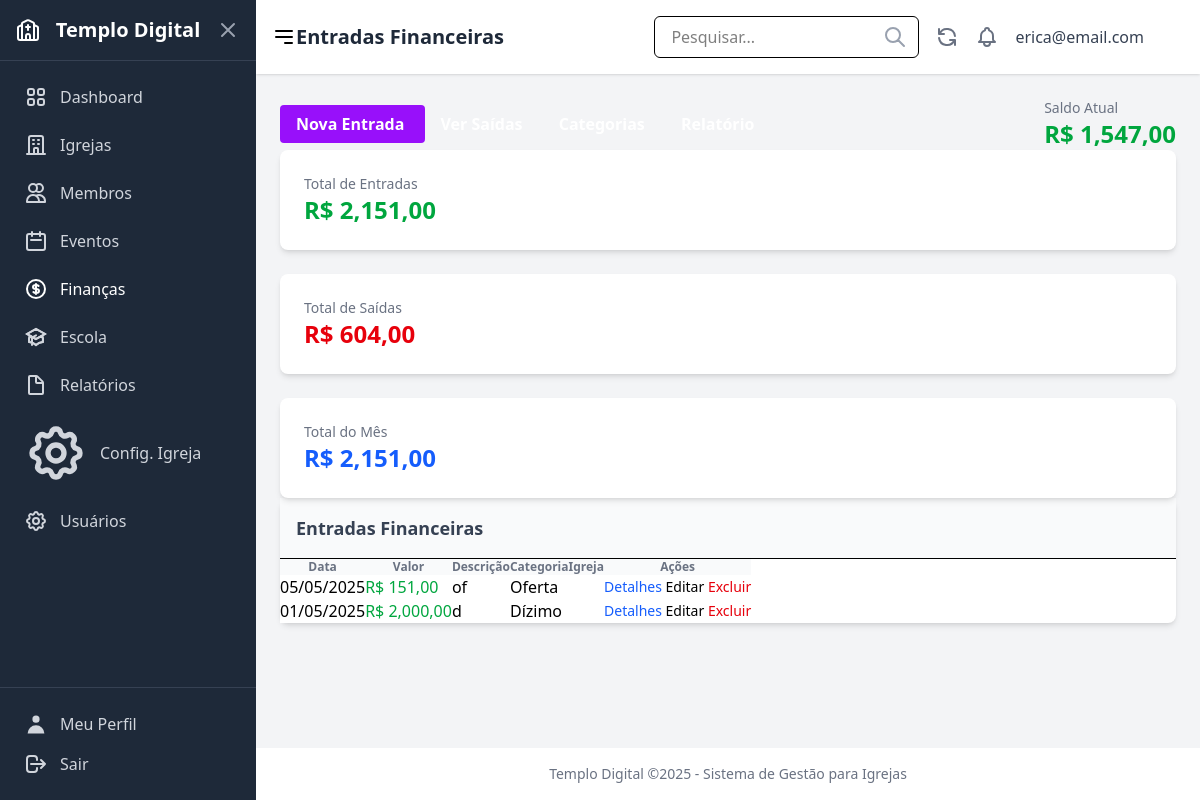
/financas/entradas/ (signed in), run on an earlier commit of the app's database.
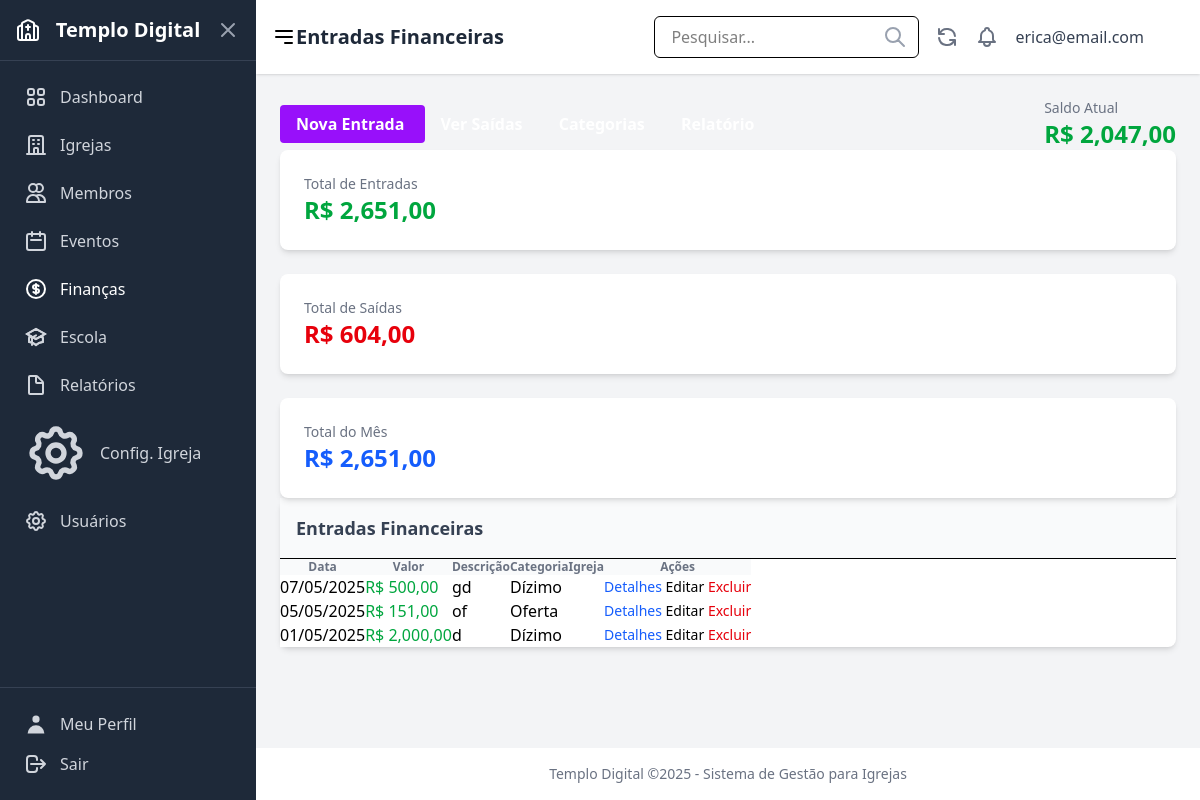
And on a later commit of the database.
### users/models.py (models this page shows, shortened)
class CustomUser(AbstractUser):
    ROLE_CHOICES = [
        ('admin', 'Administrador'),
        ('pastor', 'Pastor'),
        ('secretario', 'Secretário'),
        ('tesoureiro', 'Tesoureiro'),
        ('lider', 'Líder'),
        ('membro', 'Membro'),
    ]
    role = models.CharField(
        _('Função'),
        max_length=20,
        choices=ROLE_CHOICES,
        default='membro',
        help_text=_('Define o nível de permissão do usuário no sistema')
    )
    phone = models.CharField(
        _('Telefone'),
        max_length=20,
        blank=True,
        null=True
    )
    address = models.TextField(
        _('Endereço'),
        blank=True,
        null=True
    )
    profile_image = models.ImageField(
        _('Imagem de Perfil'),
        upload_to='profile_images/',
        blank=True,
        null=True
    )
    class Meta:
        verbose_name = _('Usuário')
        verbose_name_plural = _('Usuários')

### finances/models.py (models this page shows, shortened)
class Income(models.Model):
    PAYMENT_METHOD_CHOICES = [
        ('dinheiro', 'Dinheiro'),
        ('pix', 'PIX'),
        ('cartao', 'Cartão'),
        ('transferencia', 'Transferência'),
        ('cheque', 'Cheque'),
        ('outro', 'Outro'),
    ]
    date = models.DateField(verbose_name="Data")
    amount = models.DecimalField(max_digits=10, decimal_places=2, verbose_name="Valor")
    description = models.CharField(max_length=255, verbose_name="Descrição")
    category = models.ForeignKey(Category, on_delete=models.PROTECT, verbose_name="Categoria")
    church = models.ForeignKey(Church, on_delete=models.CASCADE, verbose_name="Igreja")
    member = models.ForeignKey(Member, on_delete=models.SET_NULL, null=True, blank=True, verbose_name="Membro")
    payment_method = models.CharField(max_length=15, choices=PAYMENT_METHOD_CHOICES, default='dinheiro', verbose_name="Forma de Pagamento")
    receipt = models.FileField(upload_to='comprovantes/entradas/', null=True, blank=True, verbose_name="Comprovante")
    created_at = models.DateTimeField(auto_now_add=True, verbose_name="Criado em")
    updated_at = models.DateTimeField(auto_now=True, verbose_name="Atualizado em")
    class Meta:
        verbose_name = "Entrada"
        verbose_name_plural = "Entradas"
        ordering = ['-date']

class Category(models.Model):
    TYPE_CHOICES = [
        ('entrada', 'Entrada'),
        ('saida', 'Saída'),
        ('ambos', 'Ambos'),
    ]
    name = models.CharField(max_length=100, verbose_name="Nome")
    category_type = models.CharField(max_length=10, choices=TYPE_CHOICES, default='ambos', verbose_name="Tipo")
    description = models.TextField(blank=True, null=True, verbose_name="Descrição")
    class Meta:
        verbose_name = "Categoria"
        verbose_name_plural = "Categorias"
        ordering = ['name']

### finances/views.py (the view)
# urls.py: path('entradas/', views.income_list, name='income_list'),
@login_required
def income_list(request):
    incomes = Income.objects.all().order_by('-date')
    total_incomes = Income.objects.aggregate(total=Sum('amount'))['total'] or 0
    total_expenses = Expense.objects.aggregate(total=Sum('amount'))['total'] or 0
    balance = total_incomes - total_expenses
    today = timezone.now().date()
    first_day_month = today.replace(day=1)
    incomes_month = Income.objects.filter(date__gte=first_day_month, date__lte=today)
    total_month_income = sum(income.amount for income in incomes_month)
    return render(request, 'finances/income_list.html', {
        "incomes": incomes,
        "total_incomes": total_incomes,
        "total_expenses": total_expenses,
        "balance": balance,
        "total_month_income": total_month_income,
        "active_menu": "finances",
    })

### finances/templates/finances/income_list.html (shortened to what this page needs)
{% extends 'core/base.html' %}
{% load static %}
{% load humanize %}
{% block page_title %}Entradas Financeiras{% endblock %}
{% block content %}
<div class="mb-6 flex justify-between items-center">
    <div>
        <a href="{% url 'finances:income_create' %}" class="bg-purple-600 hover:bg-purple-700 text-white font-bold py-2 px-4 rounded">
            Nova Entrada
        </a>
        <a href="{% url 'finances:expense_list' %}" class="ml-2 bg-gray-500 hover:bg-gray-600 text-white font-bold py-2 px-4 rounded">
        </a>
        <a href="{% url 'finances:category_list' %}" class="ml-2 bg-gray-500 hover:bg-gray-600 text-white font-bold py-2 px-4 rounded">
        </a>
        <a href="{% url 'finances:report_finance' %}" class="ml-2 bg-gray-500 hover:bg-gray-600 text-white font-bold py-2 px-4 rounded">
        </a>
    </div>
    <div class="text-right">
        <p class="text-sm text-gray-500">Saldo Atual</p>
        <p class="text-2xl font-bold {% if balance >= 0 %}text-green-600{% else %}text-red-600{% endif %}">
            R$ {{ balance|floatformat:2|intcomma }}
        </p>
    </div>
</div>
<div class="grid grid-cols-1 md:grid-cols-3 gap-6 mb-6">
    <div class="bg-white rounded-lg shadow-md p-6 border-l-4 border-green-500">
        <p class="text-sm text-gray-500 mb-1">Total de Entradas</p>
        <p class="text-2xl font-bold text-green-600">R$ {{ total_incomes|floatformat:2|intcomma }}</p>
    </div>
    <div class="bg-white rounded-lg shadow-md p-6 border-l-4 border-red-500">
        <p class="text-sm text-gray-500 mb-1">Total de Saídas</p>
        <p class="text-2xl font-bold text-red-600">R$ {{ total_expenses|floatformat:2|intcomma }}</p>
    </div>
    <div class="bg-white rounded-lg shadow-md p-6 border-l-4 border-blue-500">
        <p class="text-sm text-gray-500 mb-1">Total do Mês</p>
        <p class="text-2xl font-bold text-blue-600">R$ {{ total_month_income|floatformat:2|intcomma }}</p>
    </div>
</div>
<div class="bg-white rounded-lg shadow-md overflow-hidden">
    <div class="p-4 bg-gray-50 border-b">
        <h2 class="text-lg font-semibold text-gray-700">Entradas Financeiras</h2>
    </div>
    {% if incomes %}
    <div class="overflow-x-auto">
        <table class="min-w-full divide-y divide-gray-200">
            <thead class="bg-gray-50">
                <tr>
                    <th scope="col" class="px-6 py-3 text-left text-xs font-medium text-gray-500 uppercase tracking-wider">Data</th>
                    <th scope="col" class="px-6 py-3 text-left text-xs font-medium text-gray-500 uppercase tracking-wider">Valor</th>
                    <th scope="col" class="px-6 py-3 text-left text-xs font-medium text-gray-500 uppercase tracking-wider">Descrição</th>
                    <th scope="col" class="px-6 py-3 text-left text-xs font-medium text-gray-500 uppercase tracking-wider">Categoria</th>
                    <th scope="col" class="px-6 py-3 text-left text-xs font-medium text-gray-500 uppercase tracking-wider">Igreja</th>
                    <th scope="col" class="px-6 py-3 text-left text-xs font-medium text-gray-500 uppercase tracking-wider">Ações</th>
                </tr>
            </thead>
            <tbody class="bg-white divide-y divide-gray-200">
                {% for income in incomes %}
                <tr>
                    <td class="px-6 py-4 whitespace-nowrap">{{ income.date|date:"d/m/Y" }}</td>
                    <td class="px-6 py-4 whitespace-nowrap font-medium text-green-600">R$ {{ income.amount|floatformat:2|intcomma }}</td>
                    <td class="px-6 py-4 whitespace-nowrap">{{ income.description }}</td>
                    <td class="px-6 py-4 whitespace-nowrap">{{ income.category.name }}</td>
                    <td class="px-6 py-4 whitespace-nowrap">{{ income.churche.name }}</td>
                    <td class="px-6 py-4 whitespace-nowrap text-sm font-medium">
                        <a href="{% url 'finances:income_detail' income.pk %}" class="text-blue-600 hover:text-blue-900 mr-3">Detalhes</a>
                        <a href="{% url 'finances:income_update' income.pk %}" class="text-indigo-600 hover:text-indigo-900 mr-3">Editar</a>
                        <a href="{% url 'finances:income_delete' income.pk %}" class="text-red-600 hover:text-red-900">Excluir</a>
                    </td>
                </tr>
                {% endfor %}
            </tbody>
        </table>
    </div>
    {% else %}
    <div class="p-6 text-center text-gray-500">
        Nenhuma entrada financeira registrada. <a href="{% url 'finances:income_create' %}" class="text-purple-600 hover:text-purple-900">Registrar nova entrada</a>.
    </div>
    {% endif %}
</div>
{% endblock %}

### core/templates/core/base.html (shortened to what this page needs)
{% load static tailwind_tags %}
<!DOCTYPE html>
<html lang="pt-br">
  <head>
    {% tailwind_css %}
  </head>
  <body class="bg-gray-100 ml-64" x-data="{ isSidebarOpen: false }">
    <div class="flex min-h-screen">
      {% if user.is_authenticated %}
      <aside
        class="w-64 bg-gray-800 text-white flex flex-col fixed inset-y-0 left-0 z-30 transform -translate-x-full md:translate-x-0 transition-transform duration-300 ease-in-out"
        :class="{ 'translate-x-0': isSidebarOpen }"
        x-cloak
      >
      {% include "parts/sidebar.html" %}
        <div class="p-4 border-t border-gray-700">
          <a href="{% url 'users:profile' %}" class="flex items-center p-2 text-gray-300 hover:bg-gray-700 hover:text-white rounded-md mb-2">
            {% include 'icons/profile.html' %} <span class="ml-3">Meu Perfil</span>
          </a>
          <form method="post" action="{% url 'users:logout' %}">
            <button type="submit" class="flex items-center w-full p-2 text-gray-300 hover:bg-gray-700 hover:text-white rounded-md cursor-pointer">
                {% include 'icons/logout.html' %} <span class="ml-3">Sair</span>
            </button>
          </form>
        </div>
      </aside>
      {% endif %}
      <div class="flex-1 flex flex-col {% if user.is_authenticated %}md:ml-64{% endif %}">
          {% if user.is_authenticated %}
          <header class="bg-white shadow-sm p-4 flex justify-between items-center sticky top-0 z-10">
            <div class="flex items-center">
              <button @click="isSidebarOpen = !isSidebarOpen" class="md:hidden mr-4 text-gray-600 hover:text-gray-800">
                <svg class="w-6 h-6" fill="none" stroke="currentColor" viewBox="0 0 24 24" xmlns="http://www.w3.org/2000/svg"><path stroke-linecap="round" stroke-linejoin="round" stroke-width="2" d="M4 6h16M4 12h16m-7 6h7"></path></svg>
              </button>
              <h1 class="text-xl md:text-2xl font-semibold text-gray-800">
                {% block page_title %}Dashboard{% endblock %}
              </h1>
            </div>
            <div class="flex items-center space-x-4">
              <div class="relative hidden md:block">
                <input type="text" placeholder="Pesquisar..." class="px-4 py-2 border rounded-md focus:outline-none focus:ring-2 focus:ring-sky-500" />
                <span class="absolute right-3 top-1/2 transform -translate-y-1/2 text-gray-400">{% include 'icons/pesquisar.html' %}</span>
              </div>
              <button class="text-gray-500 hover:text-gray-700 hidden md:block">{% include 'icons/atualizar.html' %}</button>
              <button class="text-gray-500 hover:text-gray-700">{% include 'icons/notificacoes.html' %}</button>
              <div class="flex items-center space-x-2">
                <span class="text-gray-700 hidden sm:inline">{{ user.get_full_name|default:user.username }}</span>
                {% if user.profile_image %}
                  <img src="{{ user.profile_image.url }}" alt="User Avatar" class="w-8 h-8 rounded-full object-cover" />
                {% else %}
                  <div class="w-8 h-8 rounded-full bg-sky-500 flex items-center justify-center text-white font-semibold">
                  </div>
                {% endif %}
              </div>
            </div>
          </header>
          {% endif %}
          <main class="flex-grow p-6">
            {% block content %}{% endblock %}
          </main>
          {% if user.is_authenticated %}
          <footer class="bg-white text-center p-4 text-sm text-gray-500 mt-auto">
            <p>Templo Digital ©{% now 'Y' %} - Sistema de Gestão para Igrejas</p>
          </footer>
          {% endif %}
      </div>
    </div>
  </body>
</html>

What changed in the data, as far as the page shows it:
added Income: date "07/05/2025", amount "500,00", description "gd", category.name "Dízimo"
Also different on the page:
{{ balance|floatformat:2|intcomma }}: "1,547,00" → "2,047,00"
{{ total_incomes|floatformat:2|intcomma }}: "2,151,00" → "2,651,00"
{{ total_month_income|floatformat:2|intcomma }}: "2,151,00" → "2,651,00"
